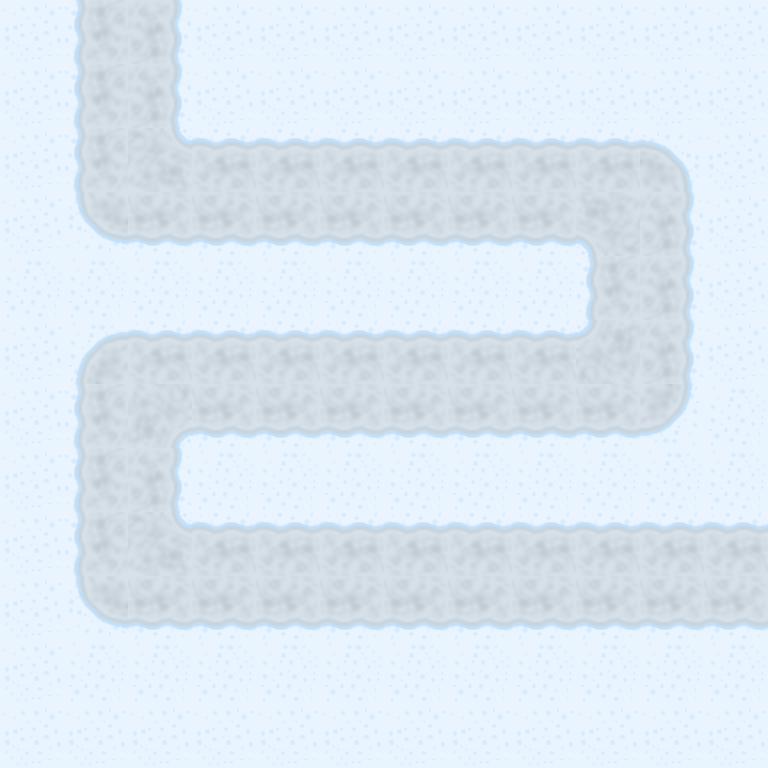

Below is a game level as drawn by its tile map, then a one-line description and the .tmx file that defines it, in full:
An orthogonal 12x12 tile map with 64x64 px tiles, 1 tile layer (tiles) and 1 object.

<map version="1.10" tiledversion="1.10.2" orientation="orthogonal" renderorder="right-down" width="12" height="12" tilewidth="64" tileheight="64" infinite="0" nextlayerid="3" nextobjectid="2">
 <editorsettings>
  <export target="level2.tmj" format="json" />
 </editorsettings>
 <tileset firstgid="1" source="tile_set2.tsx" />
 <layer id="1" name="tiles" width="12" height="12">
  <data encoding="csv">
536870917,7,9,536870917,536870917,536870917,536870917,536870917,536870917,536870917,536870917,536870917,
536870917,7,9,536870917,536870917,536870917,536870917,536870917,536870917,536870917,536870917,536870917,
536870917,7,3,8,8,8,8,8,8,8,11,536870917,
536870917,13,6,6,6,6,6,6,6,1,9,536870917,
5,5,5,5,5,5,5,5,5,7,9,536870917,
536870917,10,8,8,8,8,8,8,8,2,9,536870917,
536870917,7,4,6,6,6,6,6,6,6,12,5,
536870917,7,9,5,5,5,5,5,5,5,5,5,
536870917,7,3,8,8,8,8,8,8,8,8,8,
536870917,13,6,6,6,6,6,6,6,6,6,6,
536870917,5,5,5,5,5,5,5,5,5,5,5,
536870917,536870917,536870917,536870917,536870917,536870917,536870917,536870917,536870917,536870917,536870917,536870917
</data>
 </layer>
 <objectgroup id="2" name="waypoints">
  <object id="1" x="128" y="0">
   <polyline points="0,0 0,192 512,192 512,384 0,384 0,576 832,576" />
  </object>
 </objectgroup>
</map>